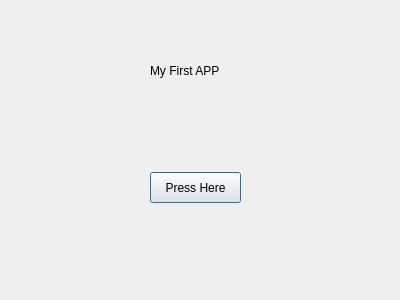
<?xml version="1.0" encoding="UTF-8"?>
<ui version="4.0">
 <class>malikDialogBase</class>
 <widget class="QDialog" name="malikDialogBase">
  <property name="geometry">
   <rect>
    <x>0</x>
    <y>0</y>
    <width>400</width>
    <height>300</height>
   </rect>
  </property>
  <property name="minimumSize">
   <size>
    <width>400</width>
    <height>300</height>
   </size>
  </property>
  <property name="maximumSize">
   <size>
    <width>400</width>
    <height>300</height>
   </size>
  </property>
  <property name="windowTitle">
   <string>malik_plugin</string>
  </property>
  <widget class="QLabel" name="lab">
   <property name="geometry">
    <rect>
     <x>-70</x>
     <y>-160</y>
     <width>441</width>
     <height>311</height>
    </rect>
   </property>
   <property name="minimumSize">
    <size>
     <width>441</width>
     <height>311</height>
    </size>
   </property>
   <property name="maximumSize">
    <size>
     <width>441</width>
     <height>311</height>
    </size>
   </property>
   <property name="styleSheet">
    <string notr="true"/>
   </property>
   <property name="text">
    <string/>
   </property>
   <property name="pixmap">
    <pixmap>1.jpg</pixmap>
   </property>
   <property name="scaledContents">
    <bool>true</bool>
   </property>
  </widget>
  <widget class="QLabel" name="label_2">
   <property name="geometry">
    <rect>
     <x>150</x>
     <y>40</y>
     <width>271</width>
     <height>61</height>
    </rect>
   </property>
   <property name="text">
    <string>My First APP</string>
   </property>
  </widget>
  <widget class="QPushButton" name="pushButton">
   <property name="geometry">
    <rect>
     <x>150</x>
     <y>172</y>
     <width>91</width>
     <height>31</height>
    </rect>
   </property>
   <property name="text">
    <string>Press Here</string>
   </property>
  </widget>
 </widget>
 <resources/>
 <connections/>
</ui>
